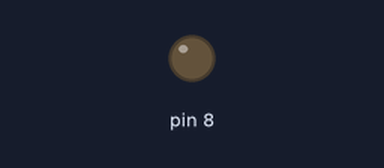
Simulated run of this sketch. Board: Arduino Uno, built with avr-gcc and run on an emulated ATmega328P. Shown: output pins drawn as LEDs (lit = HIGH).

Above: at 6.1 s.
At 36.1 s:
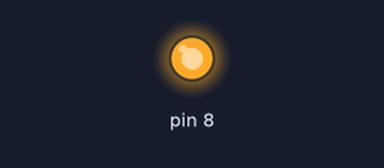
Timing chart, 0 to 37.6 s (numbered marks = the images above):
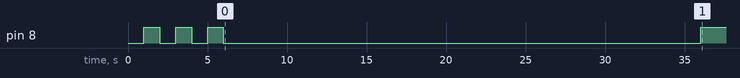

Measured:
- by itself, pin 8: goes LOW 1.0 s, HIGH 1.0 s, LOW 1.0 s, HIGH 1.0 s, LOW 30.0 s, then HIGH

The sketch:

fogger.ino
```cpp
// test template

#include <Wire.h>

int fogger=8;

void setup() {
  pinMode(8, OUTPUT);
  Serial.begin(9600); // start serial for output
  //  pinMode(inputleft, INPUT_PULLUP);

    // test relay 3x on /off
  digitalWrite(8,LOW); // this is on!
  delay(1000);
  digitalWrite(8,HIGH); // this is off
  delay(1000);
  digitalWrite(8,LOW); // this is on!
  delay(1000);
  digitalWrite(8,HIGH); // this is off
  delay(1000);
  digitalWrite(8,LOW); // this is on!
  delay(1000);
  digitalWrite(8,HIGH); // this is off
  delay(1000);

}

void loop() {
  int x;
  uint8_t c;
  long wait;
  // then stay on for 30s=30x1000= 30000
  digitalWrite(8,LOW); // this is on!
  wait=30000;
  delay(wait);
  digitalWrite(8,HIGH); // this is off

  // wait 15 mins = 15x60*1000=3600000
  wait=900000;
  delay(wait);


  }
```
